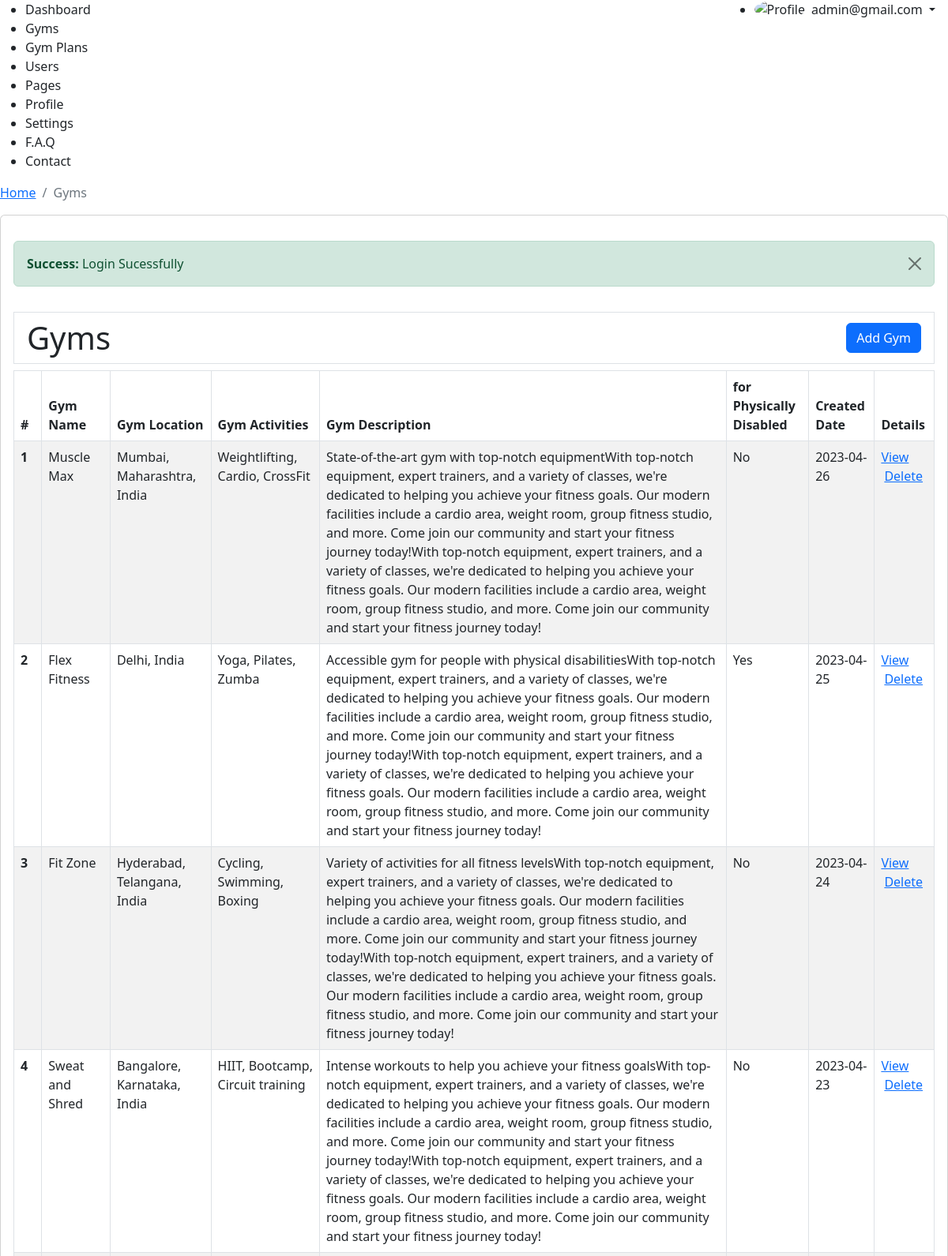
The app's page /admin/gyms.php (signed in, upper part) with its own data.
### tables this page shows
CREATE TABLE `tbl_gyms` (
  `id` int(11) NOT NULL,
  `name` varchar(255) NOT NULL,
  `location` varchar(255) NOT NULL,
  `activities` varchar(255) NOT NULL,
  `phy_disabled` tinyint(1) NOT NULL,
  `description` text NOT NULL,
  `date` varchar(255) NOT NULL
);

### admin/gyms.php (the view, shortened to what this page needs)
<?php
require_once __DIR__ . "/include/layout-start.php";
?>
<?php
$sql = "SELECT a.*  FROM tbl_gyms a; ";
$result = $conn -> query($sql);
$rows = $result -> fetch_all(MYSQLI_ASSOC);
?>
<div class="py-3">
<div class="table-responsive">
    <h1 class="py-2 px-3 border border-1 d-flex justify-content-between align-items-center">
        <span>Gyms</span>
        <a href="<?=ADMIN_URL?>addGym.php" class="btn btn-primary">Add Gym</a>
    </h1>
    <table class="table table-bordered  table-striped">
        <thead>
            <tr>
                <th scope="col">#</th>
                <th scope="col">Gym Name</th>
                <th scope="col">Gym Location</th>
                <th scope="col">Gym Activities</th>
                <th scope="col">Gym Description</th>
                <th scope="col">for Physically Disabled</th>
                <th scope="col">Created Date</th>
                <th scope="col">Details</th>
            </tr>
        </thead>
        <tbody>
            <?php
            $sl = 0;
            foreach ($rows as $key => $value) {
                $sl++;
            ?>
                <tr>
                    <th scope="row"><?=$sl?></th>
                    <td><?=$value['name']?></td>
                    <td><?=$value['location']?></td>
                    <td><?=$value['activities']?></td>
                    <td><?=$value['description']?></td>
                    <td><?=$value['phy_disabled'] ? 'Yes' : 'No'?></td>
                    <td><?=$value['date']?></td>
                    <td>
                        <a href="<?=ADMIN_URL?>gymDetails.php?gym_id=<?=$value['id']?>">
                            View
                        </a>
                        <a class="ms-1"
                            href="<?=ADMIN_URL?>gyms.php?did=<?=$value['id']?>"
                            onclick="return confirm('Are you sure?')">
                            Delete
                        </a>
                    </td>
                </tr>
            <?php } ?>
        </tbody>
    </table>
</div>
</div>
<?php require_once __DIR__ . "/include/layout-end.php"; ?>

### records on screen
tbl_gyms: name "Muscle Max", location "Mumbai, Maharashtra, India", activities "Weightlifting, Cardio, CrossFit", description "State-of-the-art gym with top-notch equipmentWith top-notch equipment, expert trainers, and a variety of classes, we're dedicated to helping you achieve your fitness goals. Our modern facilities include a cardio area, weight room, group fitness studio, and more. Come join our community and start your fitness journey today!With top-notch equipment, expert trainers, and a variety of classes, we're dedicated to helping you achieve your fitness goals. Our modern facilities include a cardio area, weight room, group fitness studio, and more. Come join our community and start your fitness journey today!", phy_disabled "No", date "2023-04-26"
tbl_gyms: name "Flex Fitness", location "Delhi, India", activities "Yoga, Pilates, Zumba", description "Accessible gym for people with physical disabilitiesWith top-notch equipment, expert trainers, and a variety of classes, we're dedicated to helping you achieve your fitness goals. Our modern facilities include a cardio area, weight room, group fitness studio, and more. Come join our community and start your fitness journey today!With top-notch equipment, expert trainers, and a variety of classes, we're dedicated to helping you achieve your fitness goals. Our modern facilities include a cardio area, weight room, group fitness studio, and more. Come join our community and start your fitness journey today!", phy_disabled "Yes", date "2023-04-25"
tbl_gyms: name "Fit Zone", location "Hyderabad, Telangana, India", activities "Cycling, Swimming, Boxing", description "Variety of activities for all fitness levelsWith top-notch equipment, expert trainers, and a variety of classes, we're dedicated to helping you achieve your fitness goals. Our modern facilities include a cardio area, weight room, group fitness studio, and more. Come join our community and start your fitness journey today!With top-notch equipment, expert trainers, and a variety of classes, we're dedicated to helping you achieve your fitness goals. Our modern facilities include a cardio area, weight room, group fitness studio, and more. Come join our community and start your fitness journey today!", phy_disabled "No", date "2023-04-24"
tbl_gyms: name "Sweat and Shred", location "Bangalore, Karnataka, India", activities "HIIT, Bootcamp, Circuit training", description "Intense workouts to help you achieve your fitness goalsWith top-notch equipment, expert trainers, and a variety of classes, we're dedicated to helping you achieve your fitness goals. Our modern facilities include a cardio area, weight room, group fitness studio, and more. Come join our community and start your fitness journey today!With top-notch equipment, expert trainers, and a variety of classes, we're dedicated to helping you achieve your fitness goals. Our modern facilities include a cardio area, weight room, group fitness studio, and more. Come join our community and start your fitness journey today!", phy_disabled "No", date "2023-04-23"

### other values on screen
$_SESSION['email'] "admin@gmail.com"
$title "Gyms"
$_SESSION['sucmsg'] "Login Sucessfully"
